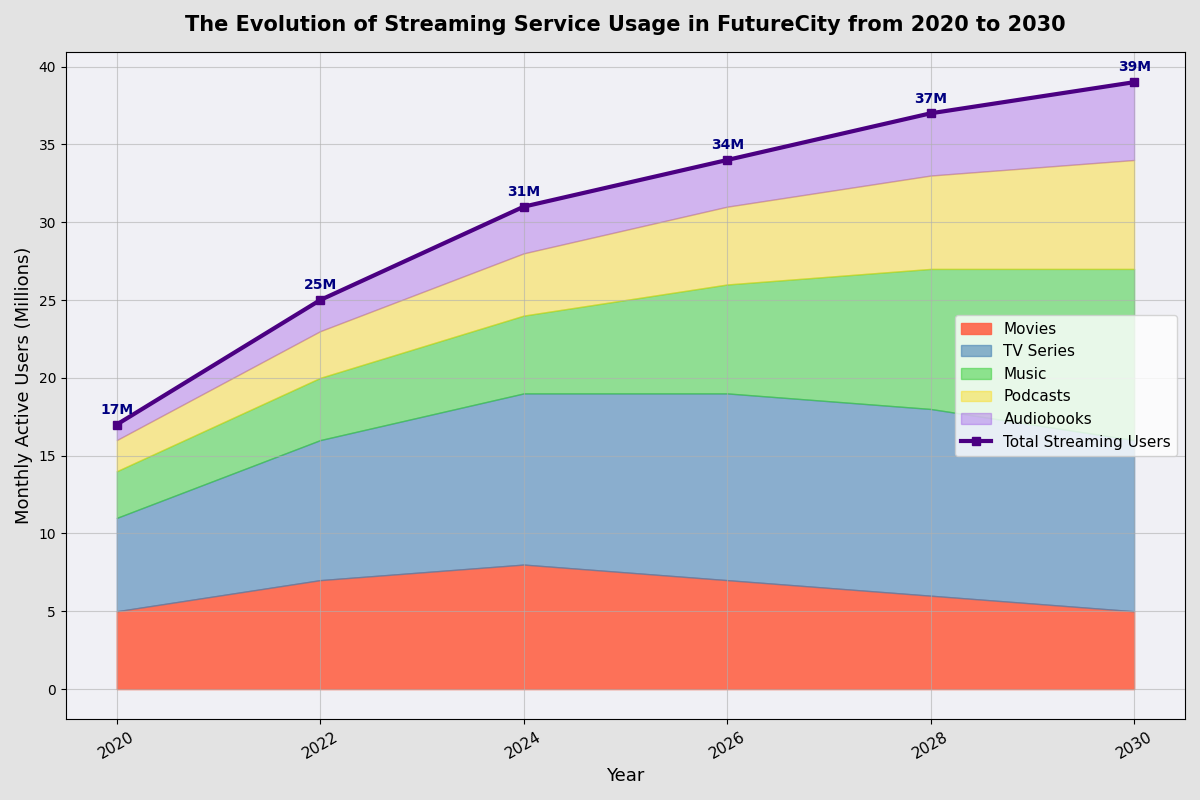

This chart was generated by the following Python code:
import matplotlib.pyplot as plt
import numpy as np

years = np.array([2020, 2022, 2024, 2026, 2028, 2030])
movies_streaming = np.array([5, 7, 8, 7, 6, 5])
tv_series_streaming = np.array([6, 9, 11, 12, 12, 11])
music_streaming = np.array([3, 4, 5, 7, 9, 11])
podcast_streaming = np.array([2, 3, 4, 5, 6, 7])
audiobook_streaming = np.array([1, 2, 3, 3, 4, 5])  # New data series for audiobooks

# Update the total streaming with the new audiobook data
total_streaming = movies_streaming + tv_series_streaming + music_streaming + podcast_streaming + audiobook_streaming

fig, ax = plt.subplots(figsize=(12, 8))

ax.fill_between(years, 0, movies_streaming, label='Movies', color='#FF6347', alpha=0.9)
ax.fill_between(years, movies_streaming, movies_streaming + tv_series_streaming, label='TV Series', color='#4682B4', alpha=0.6)
ax.fill_between(years, movies_streaming + tv_series_streaming, movies_streaming + tv_series_streaming + music_streaming, label='Music', color='#32CD32', alpha=0.5)
ax.fill_between(years, movies_streaming + tv_series_streaming + music_streaming, movies_streaming + tv_series_streaming + music_streaming + podcast_streaming, label='Podcasts', color='#FFD700', alpha=0.4)
ax.fill_between(years, movies_streaming + tv_series_streaming + music_streaming + podcast_streaming, total_streaming, label='Audiobooks', color='#8A2BE2', alpha=0.3)  # Added layer for audiobooks

ax.plot(years, total_streaming, color='indigo', linewidth=3.0, linestyle='-', marker='s', label='Total Streaming Users')

for i, year in enumerate(years):
    ax.text(year, total_streaming[i] + 0.5, f'{total_streaming[i]}M', fontsize=10, ha='center', va='bottom', color='navy', weight='bold')

ax.set_title('The Evolution of Streaming Service Usage in FutureCity from 2020 to 2030', fontsize=15, weight='bold', pad=15)
ax.set_xlabel('Year', fontsize=13)
ax.set_ylabel('Monthly Active Users (Millions)', fontsize=13)

ax.set_xticks(years)
ax.set_xticklabels(years, fontsize=11, rotation=30)

ax.grid(visible=True, linestyle='-', alpha=0.6)
ax.legend(loc='center right', fontsize=11, frameon=True)

ax.set_facecolor('#F0F0F5')
fig.patch.set_facecolor('#E3E3E3')

plt.tight_layout()

plt.show()
